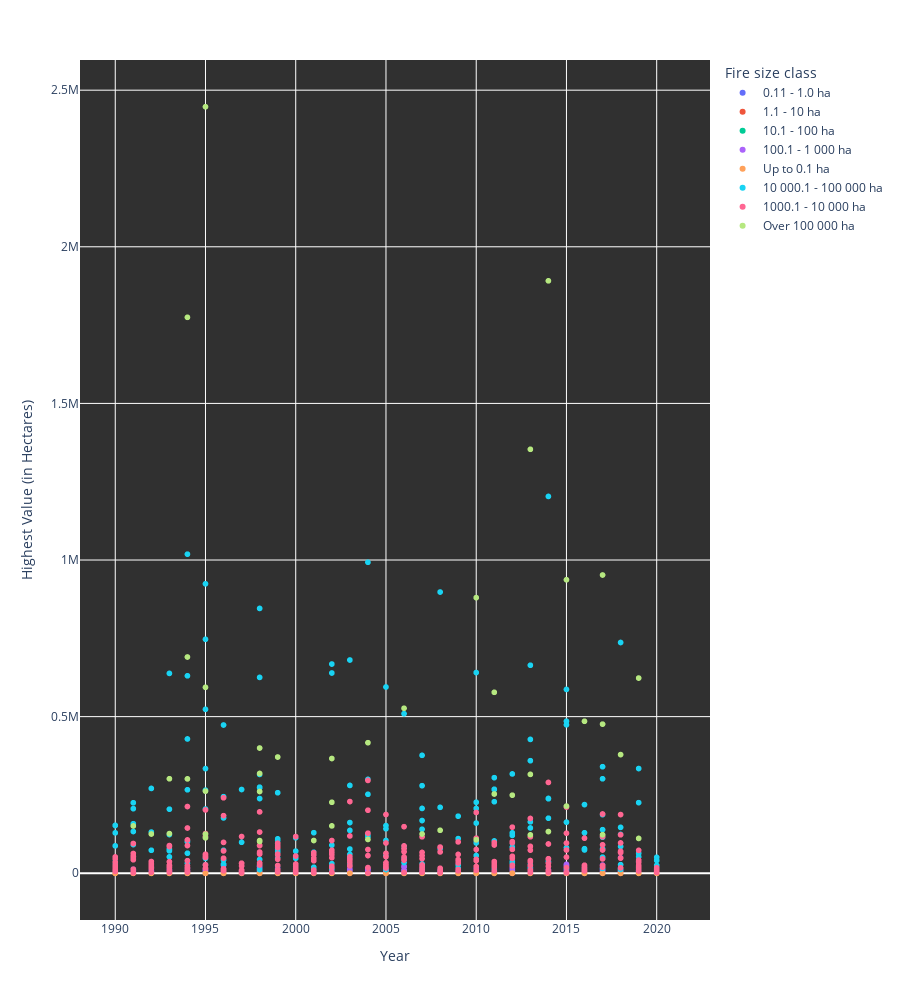

Notebook code cell kept with this figure:
### Code cell
columns_to_check = range(1990, 2022) 

max_values = {}
corresponding_rows = {}

for column in columns_to_check:
    if column in areabyclass.columns:
        max_values[column] = areabyclass[column].max()
        corresponding_rows[column] = areabyclass.loc[areabyclass[column] == max_values[column]]

# Find the maximum value for each year
max_values = areabyclass.loc[:, 1990:2021].max()

# Find the corresponding rows with the maximum values
corresponding_rows = areabyclass.loc[areabyclass.isin(max_values.values).any(axis=1)]
corresponding_rows = corresponding_rows.reset_index()

# Reshape the data to have columns for Year, Jurisdiction, Fire size class
corresponding_rows = corresponding_rows.melt(id_vars='index', value_vars=list(max_values.index),
                                             var_name='Year', value_name='MaxValue')

# Merge with areabyclass to get Jurisdiction and Fire size class
corresponding_rows = pd.merge(corresponding_rows, areabyclass[['Jurisdiction', 'Fire size class']], left_on='index', right_index=True)
corresponding_rows = corresponding_rows[['Year', 'MaxValue', 'Jurisdiction', 'Fire size class']]

fig = px.scatter(corresponding_rows, x='Year', y='MaxValue',
                 hover_data={'Year': True, 'Jurisdiction': True, 'Fire size class': True}, color='Fire size class')

fig.update_layout(xaxis_title='Year', yaxis_title='Highest Value (in Hectares)', height=1000, plot_bgcolor='#303030').show()

### Figure 1 — Plotly figure (JSON) as saved in the notebook; plotly's stock layout.template omitted (floating-point values rounded to 4 significant figures; data arrays with more than 128 entries replaced by an {"elided": "..."} marker saying what was removed)
{"data": [{"customdata": {"elided": "384x2 str values"}, "hovertemplate": "Fire size class=%{customdata[1]}<br>Year=%{x}<br>MaxValue=%{y}<br>Jurisdiction=%{customdata[0]}<extra></extra>", "legendgroup": "0.11 - 1.0 ha", "marker": {"color": "#636efa", "symbol": "circle"}, "mode": "markers", "name": "0.11 - 1.0 ha", "showlegend": true, "type": "scattergl", "x": {"elided": "384 int values"}, "xaxis": "x", "y": {"elided": "384 int values"}, "yaxis": "y"}, {"customdata": {"elided": "384x2 str values"}, "hovertemplate": "Fire size class=%{customdata[1]}<br>Year=%{x}<br>MaxValue=%{y}<br>Jurisdiction=%{customdata[0]}<extra></extra>", "legendgroup": "1.1 - 10 ha", "marker": {"color": "#EF553B", "symbol": "circle"}, "mode": "markers", "name": "1.1 - 10 ha", "showlegend": true, "type": "scattergl", "x": {"elided": "384 int values"}, "xaxis": "x", "y": {"elided": "384 int values"}, "yaxis": "y"}, {"customdata": {"elided": "384x2 str values"}, "hovertemplate": "Fire size class=%{customdata[1]}<br>Year=%{x}<br>MaxValue=%{y}<br>Jurisdiction=%{customdata[0]}<extra></extra>", "legendgroup": "10.1 - 100 ha", "marker": {"color": "#00cc96", "symbol": "circle"}, "mode": "markers", "name": "10.1 - 100 ha", "showlegend": true, "type": "scattergl", "x": {"elided": "384 int values"}, "xaxis": "x", "y": {"elided": "384 int values"}, "yaxis": "y"}, {"customdata": {"elided": "384x2 str values"}, "hovertemplate": "Fire size class=%{customdata[1]}<br>Year=%{x}<br>MaxValue=%{y}<br>Jurisdiction=%{customdata[0]}<extra></extra>", "legendgroup": "100.1 - 1 000 ha", "marker": {"color": "#ab63fa", "symbol": "circle"}, "mode": "markers", "name": "100.1 - 1 000 ha", "showlegend": true, "type": "scattergl", "x": {"elided": "384 int values"}, "xaxis": "x", "y": {"elided": "384 int values"}, "yaxis": "y"}, {"customdata": {"elided": "384x2 str values"}, "hovertemplate": "Fire size class=%{customdata[1]}<br>Year=%{x}<br>MaxValue=%{y}<br>Jurisdiction=%{customdata[0]}<extra></extra>", "legendgroup": "Up to 0.1 ha", "marker": {"color": "#FFA15A", "symbol": "circle"}, "mode": "markers", "name": "Up to 0.1 ha", "showlegend": true, "type": "scattergl", "x": {"elided": "384 int values"}, "xaxis": "x", "y": {"elided": "384 int values"}, "yaxis": "y"}, {"customdata": {"elided": "320x2 str values"}, "hovertemplate": "Fire size class=%{customdata[1]}<br>Year=%{x}<br>MaxValue=%{y}<br>Jurisdiction=%{customdata[0]}<extra></extra>", "legendgroup": "10 000.1 - 100 000 ha", "marker": {"color": "#19d3f3", "symbol": "circle"}, "mode": "markers", "name": "10 000.1 - 100 000 ha", "showlegend": true, "type": "scattergl", "x": {"elided": "320 int values"}, "xaxis": "x", "y": {"elided": "320 int values"}, "yaxis": "y"}, {"customdata": {"elided": "384x2 str values"}, "hovertemplate": "Fire size class=%{customdata[1]}<br>Year=%{x}<br>MaxValue=%{y}<br>Jurisdiction=%{customdata[0]}<extra></extra>", "legendgroup": "1000.1 - 10 000 ha", "marker": {"color": "#FF6692", "symbol": "circle"}, "mode": "markers", "name": "1000.1 - 10 000 ha", "showlegend": true, "type": "scattergl", "x": {"elided": "384 int values"}, "xaxis": "x", "y": {"elided": "384 int values"}, "yaxis": "y"}, {"customdata": {"elided": "288x2 str values"}, "hovertemplate": "Fire size class=%{customdata[1]}<br>Year=%{x}<br>MaxValue=%{y}<br>Jurisdiction=%{customdata[0]}<extra></extra>", "legendgroup": "Over 100 000 ha", "marker": {"color": "#B6E880", "symbol": "circle"}, "mode": "markers", "name": "Over 100 000 ha", "showlegend": true, "type": "scattergl", "x": {"elided": "288 int values"}, "xaxis": "x", "y": {"elided": "288 int values"}, "yaxis": "y"}], "layout": {"height": 1000, "legend": {"title": {"text": "Fire size class"}, "tracegroupgap": 0}, "margin": {"t": 60}, "plot_bgcolor": "#303030", "xaxis": {"anchor": "y", "domain": [0, 1], "title": {"text": "Year"}}, "yaxis": {"anchor": "x", "domain": [0, 1], "title": {"text": "Highest Value (in Hectares)"}}}}
